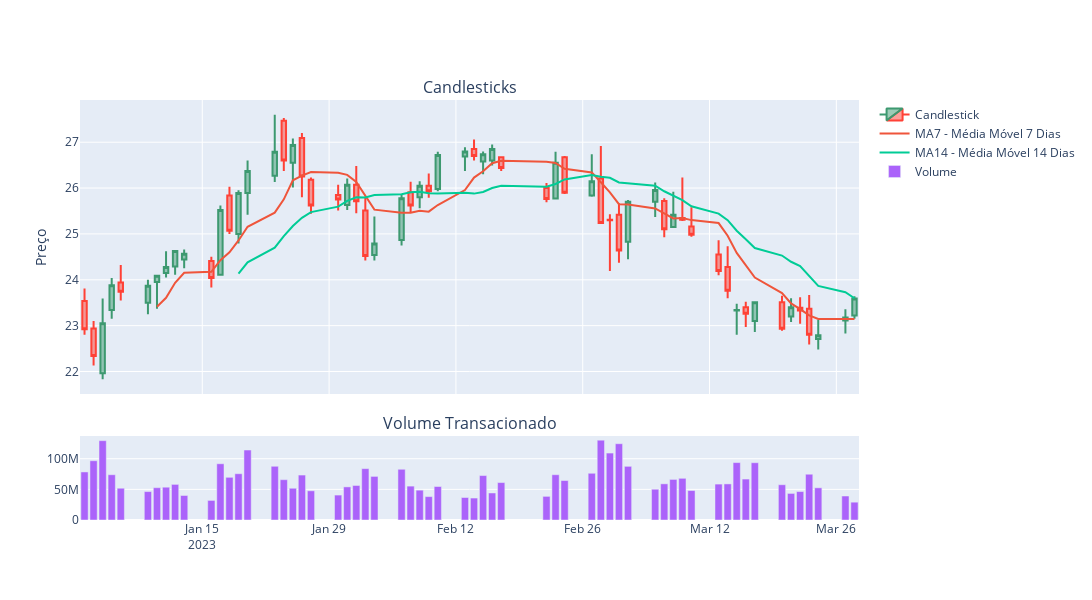

Notebook code cell kept with this figure:
### Markdown cell above
### Criando um gráfico de candlestick interativo

Para isso utilizamos a biblioteca plotly.

Iniciamos com a função make_subplots que irá nos permitir fazer dois gráficos juntos por isso definimos o parametro rows como 2.

Para desenharmos o gráfico de candlestick utilizamos a função add_trace que recebeu como parametro a função Candlestick, essa que por sua vez recebeu os nomes das colunas que possuem os valores.

Para definirmos as médias móveis utilizamos também o add_trace que recebeu como parametro a função Scatter, está que por sua vez recebe como parametro os nomes dos DataFrames que possuem as médias móveis

Terminamos adicionando um gráfico de barras que possui os valores de volume com as funções add_trace e bar.

Para finalizarmos definos o layout do gráfico.

### Code cell
# Criando subplots
'''
"Primeiro, criamos uma figura que conterá nossos gráficos usando make_subplots.
Isso nos permite ter múltiplos gráficos em uma única visualização.
Aqui, teremos dois subplots: um para o gráfico de candlestick e outro para o volume de transações."

'''
fig = make_subplots(rows=2, cols=1, shared_xaxes=True,
                    vertical_spacing=0.1,
                    subplot_titles=('Candlesticks', 'Volume Transacionado'),
                    row_width=[0.2, 0.7])

'''
"No gráfico de candlestick, cada candle representa um dia de negociação,
mostrando o preço de abertura, fechamento, máximo e mínimo. Vamos adicionar este gráfico à nossa figura."
'''
# Adicionando o gráfico de candlestick
fig.add_trace(go.Candlestick(x=df.index,
                             open=df['Abertura'],
                             high=df['Maximo'],
                             low=df['Minimo'],
                             close=df['Fechamento'],
                             name='Candlestick'),
                             row=1, col=1)

# Adicionando as médias móveis
# Adicionamos também médias móveis ao mesmo subplot para análise de tendências
fig.add_trace(go.Scatter(x=df.index,
                         y=df['MA7'],
                         mode='lines',
                         name='MA7 - Média Móvel 7 Dias'),
                         row=1, col=1)

fig.add_trace(go.Scatter(x=df.index,
                         y=df['MA14'],
                         mode='lines',
                         name='MA14 - Média Móvel 14 Dias'),
                         row=1, col=1)

# Adicionando o gráfico de barras para o volume
# Em seguida, criamos um gráfico de barras para o volume de transações, que nos dá uma ideia da atividade de negociação naquele dia
fig.add_trace(go.Bar(x=df.index,
                     y=df['Volume'],
                     name='Volume'),
                     row=2, col=1)

# Atualizando layout
#Finalmente, configuramos o layout da figura, ajustando títulos, formatos de eixo e outras configurações para tornar o gráfico claro e legível.
fig.update_layout(yaxis_title='Preço',
                  xaxis_rangeslider_visible=False,  # Desativa o range slider
                  width=1100, height=600)

# Mostrando o gráfico
fig.show()
